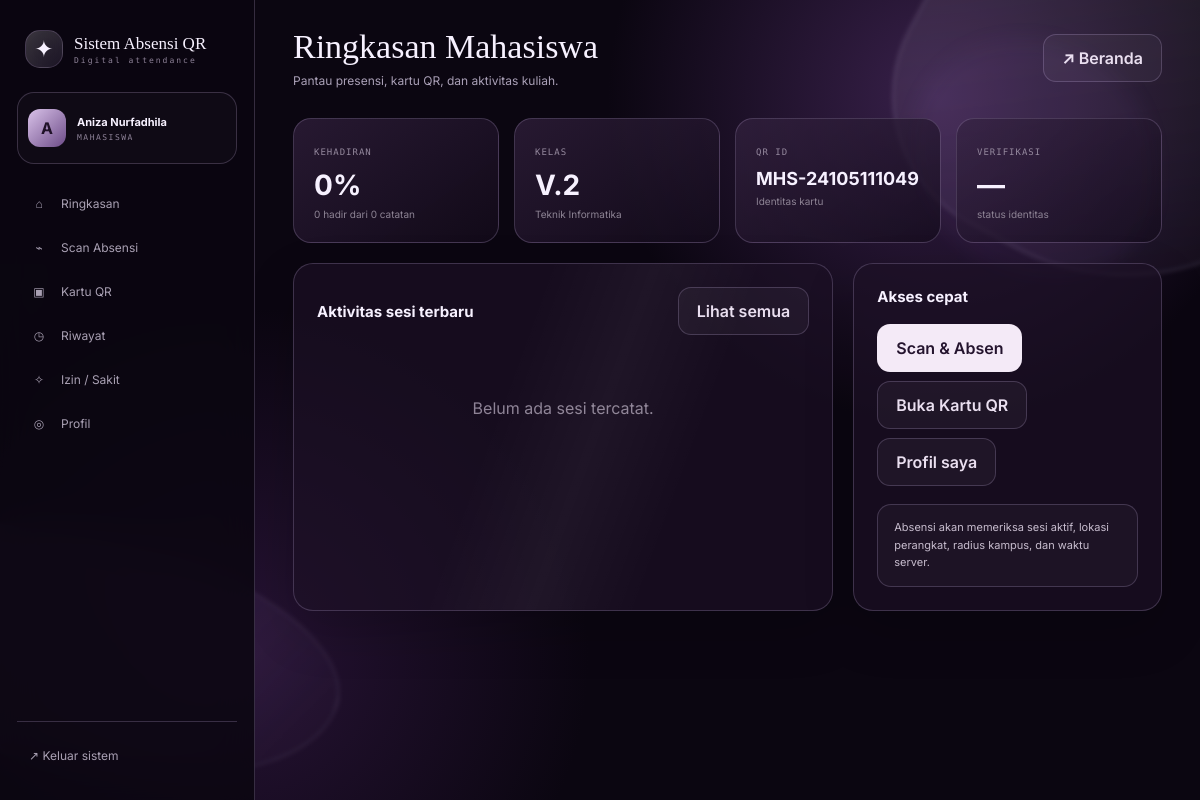
Page /mahasiswa/dashboard.php (signed in) on the committed database.
### tables this page shows
CREATE TABLE mahasiswa(id INT UNSIGNED AUTO_INCREMENT PRIMARY KEY,npm VARCHAR(30) UNIQUE NOT NULL,nama VARCHAR(150) NOT NULL,foto VARCHAR(255),tempat_lahir VARCHAR(100),tanggal_lahir DATE,jenis_kelamin ENUM('Laki-laki','Perempuan'),fakultas VARCHAR(150),prodi VARCHAR(150),angkatan YEAR,kelas_id INT UNSIGNED NULL,no_hp VARCHAR(30),email VARCHAR(150),alamat TEXT,kabupaten_kota VARCHAR(100),provinsi VARCHAR(100),qr_code VARCHAR(120) UNIQUE NOT NULL,face_verified_at DATETIME NULL,created_at TIMESTAMP DEFAULT CURRENT_TIMESTAMP,FOREIGN KEY(kelas_id) REFERENCES kelas(id) ON DELETE SET NULL);

CREATE TABLE kelas(id INT UNSIGNED AUTO_INCREMENT PRIMARY KEY,nama_kelas VARCHAR(50) NOT NULL,prodi VARCHAR(150) NOT NULL,angkatan YEAR NOT NULL,created_at TIMESTAMP DEFAULT CURRENT_TIMESTAMP,UNIQUE KEY uq_kelas(nama_kelas,prodi,angkatan));

### config/helpers.php (called while the page is built, shortened)
<?php
function e(?string $v):string{return htmlspecialchars((string)$v,ENT_QUOTES,'UTF-8');}

### mahasiswa/dashboard.php (the view, shortened to what this page needs)
<?php require_once __DIR__.'/../config/database.php';require_once __DIR__.'/../config/helpers.php';require __DIR__.'/../partials/head.php'; ?><div class="dashboard-layout"><?php require __DIR__.'/../partials/sidebar.php'; ?><main class="main"><header class="topbar"><div><h1>Ringkasan Mahasiswa</h1><p>Pantau presensi, kartu QR, dan aktivitas kuliah.</p></div><div class="top-actions"><a class="btn btn-ghost" href="../index.php">↗ Beranda</a></div></header>
<?php $npm=$_SESSION['display_name']??'';$st=$pdo->prepare('SELECT m.*,k.nama_kelas FROM mahasiswa m LEFT JOIN kelas k ON k.id=m.kelas_id JOIN users u ON u.username=m.npm WHERE u.id=?');$st->execute([userId()]);$m=$st->fetch();$stats=[];$st=$pdo->prepare("SELECT COUNT(*) FROM absensi a JOIN mahasiswa m ON m.id=a.mahasiswa_id JOIN users u ON u.username=m.npm WHERE u.id=? AND a.status IN ('Hadir','Terlambat')");$st->execute([userId()]);$hadir=(int)$st->fetchColumn();$st=$pdo->prepare("SELECT COUNT(*) FROM absensi a JOIN mahasiswa m ON m.id=a.mahasiswa_id JOIN users u ON u.username=m.npm WHERE u.id=?");$st->execute([userId()]);$total=(int)$st->fetchColumn();$st=$pdo->prepare("SELECT s.*,mk.nama_mk,d.nama AS dosen FROM sesi_absensi s JOIN jadwal j ON j.id=s.jadwal_id JOIN mata_kuliah mk ON mk.id=j.mata_kuliah_id JOIN dosen d ON d.id=j.dosen_id WHERE j.kelas_id=? ORDER BY s.tanggal DESC,s.id DESC LIMIT 5");$st->execute([(int)$m['kelas_id']]);$recent=$st->fetchAll();$rate=$total?round($hadir/$total*100):0; ?>
<div class="stats"><div class="stat"><small>Kehadiran</small><strong><?=$rate?>%</strong><span><?=$hadir?> hadir dari <?=$total?> catatan</span></div><div class="stat"><small>Kelas</small><strong><?=e($m['nama_kelas']??'-')?></strong><span><?=e($m['prodi']??'-')?></span></div><div class="stat"><small>QR ID</small><strong style="font-size:18px"><?=e($m['qr_code'])?></strong><span>Identitas kartu</span></div><div class="stat"><small>Verifikasi</small><strong><?= $m['face_verified_at']?'OK':'—' ?></strong><span>status identitas</span></div></div><div class="content-grid"><section class="section"><div class="section-head"><h2>Aktivitas sesi terbaru</h2><a class="btn btn-ghost" href="riwayat.php">Lihat semua</a></div><?php if(!$recent):?><div class="empty">Belum ada sesi tercatat.</div><?php endif;?></section><section class="section"><div class="section-head"><h2>Akses cepat</h2></div><div class="actions"><a class="btn btn-primary" href="absensi.php">Scan & Absen</a><a class="btn btn-ghost" href="kartu.php">Buka Kartu QR</a><a class="btn btn-ghost" href="profil.php">Profil saya</a></div><div class="notice" style="margin-top:18px">Absensi akan memeriksa sesi aktif, lokasi perangkat, radius kampus, dan waktu server.</div></section></div>
</main></div><?php require __DIR__.'/../partials/footer.php'; ?>

### rows in the picture
mahasiswa: kelas.nama_kelas "V.2", prodi "Teknik Informatika", qr_code "MHS-24105111049"

### other values in the picture
substr($_SESSION['display_name']??$role,0,1) "A"
$_SESSION['display_name'] "Aniza Nurfadhila"
$role "MAHASISWA"
$rate "0"
$hadir "0"
$total "0"
